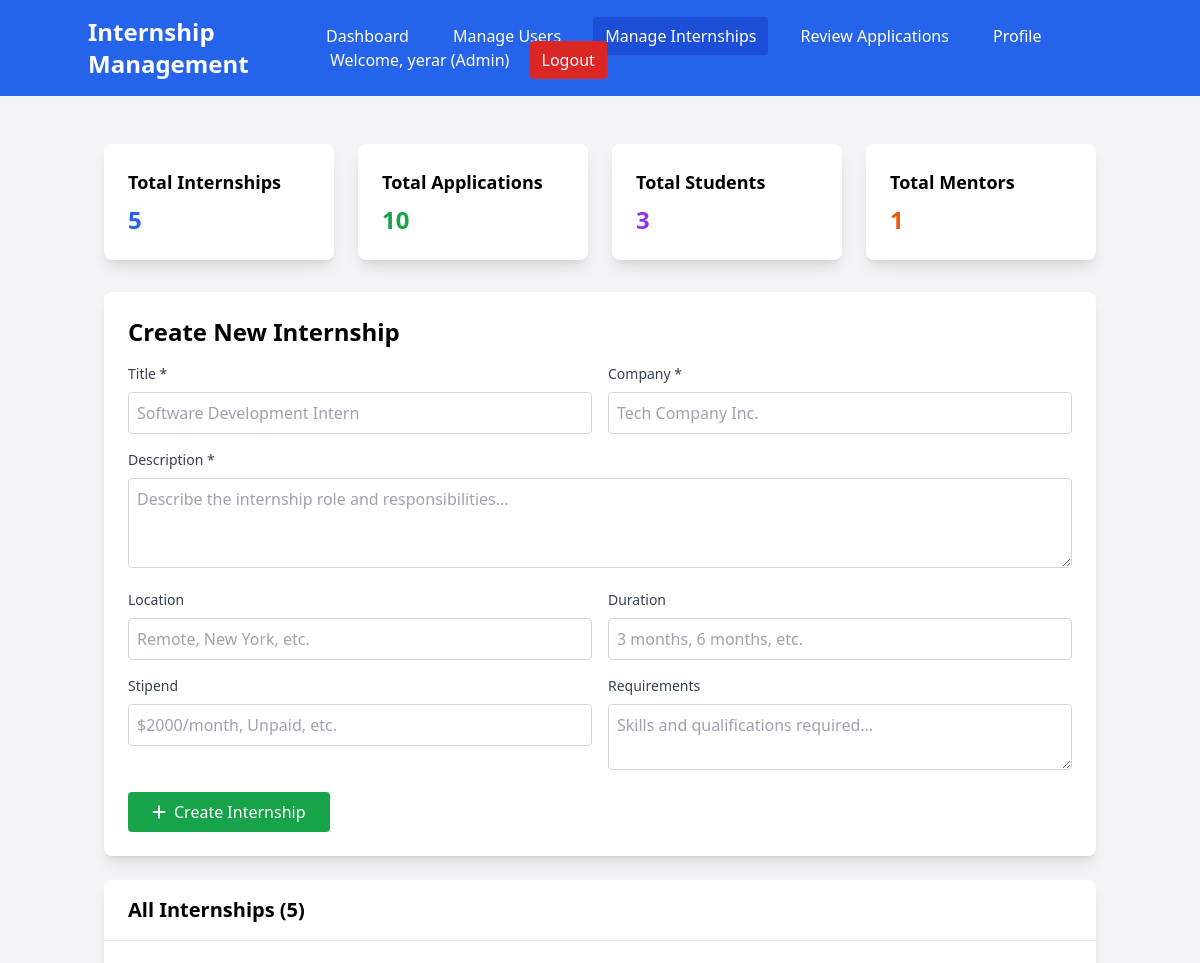
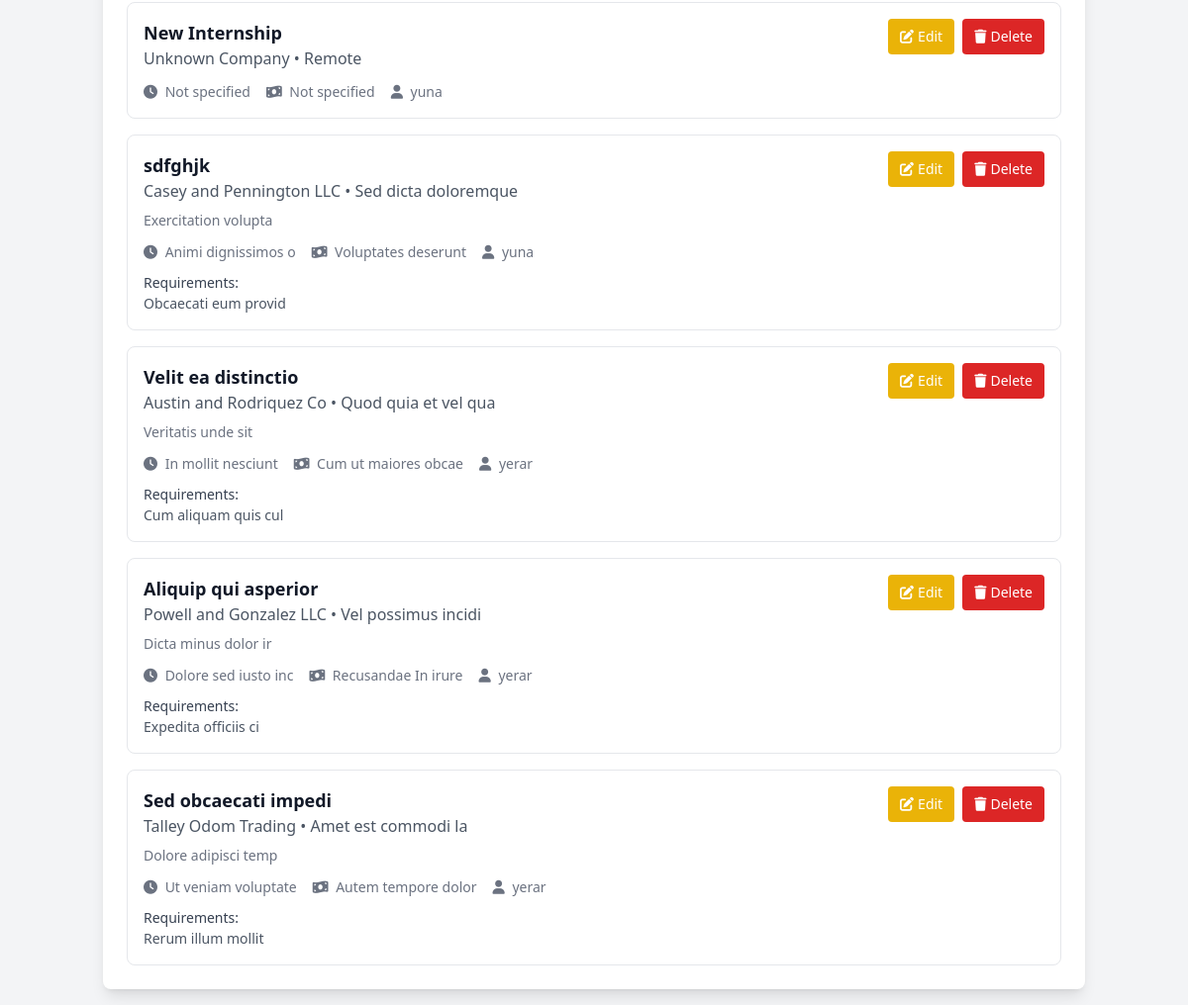
The page /admin/internships (signed in) on the database as committed earlier (2 pictures, top to bottom).
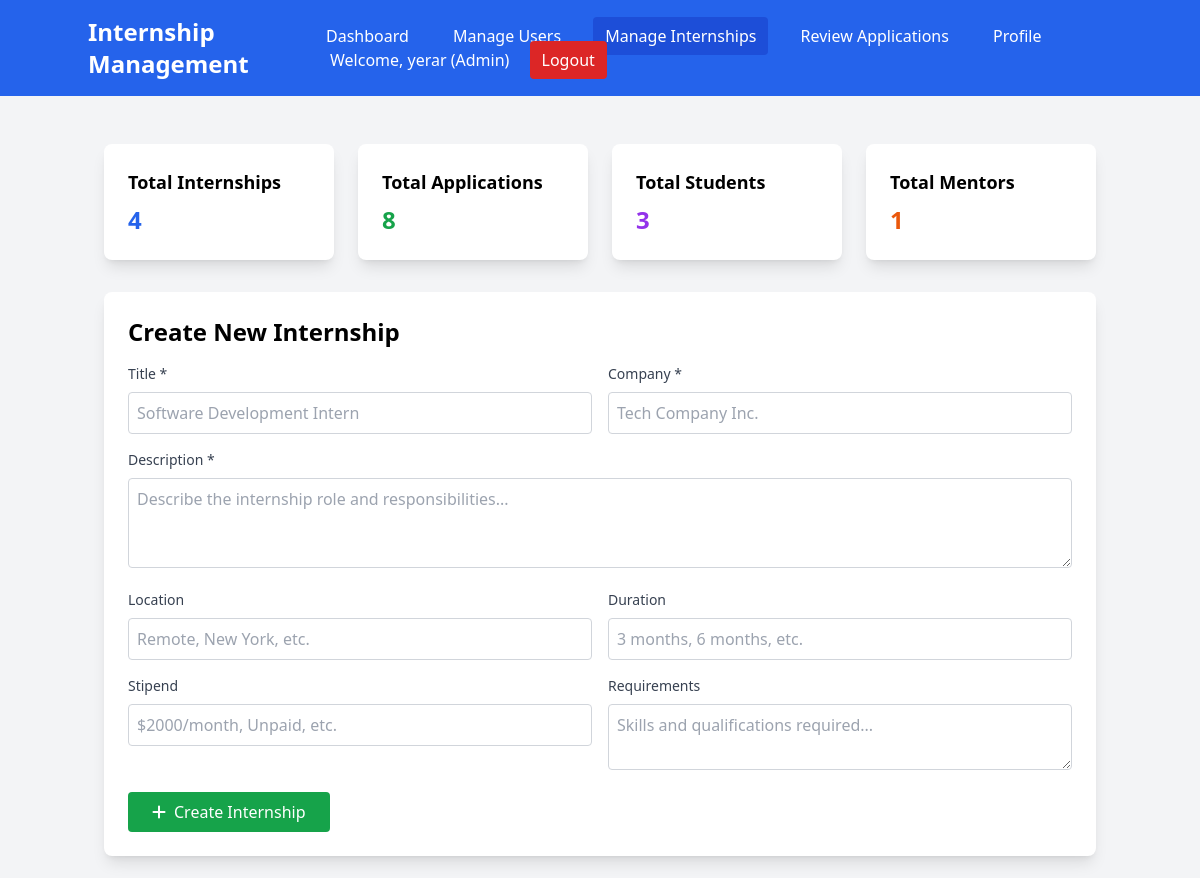
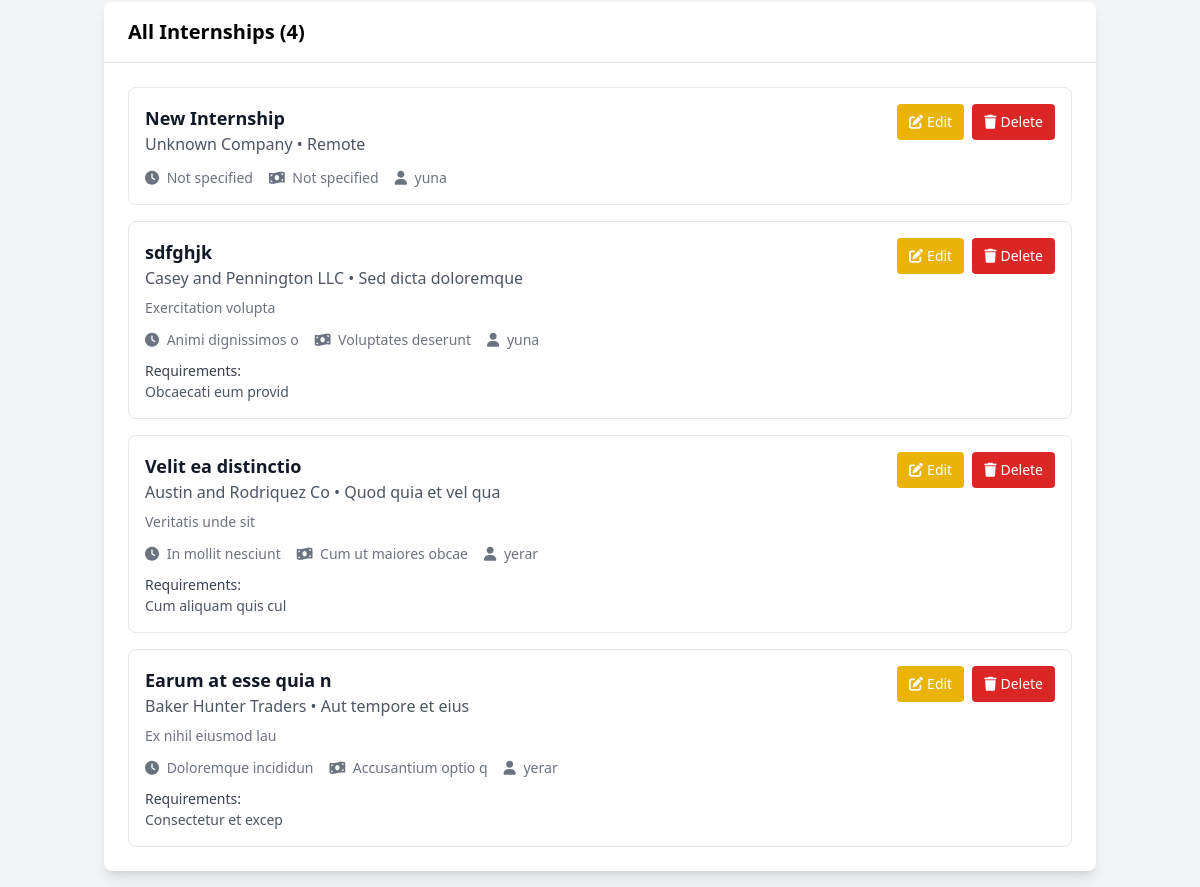
The same page on the database as committed later (2 pictures, top to bottom).
### models.py (models this page shows)
class Internship(Base):
    __tablename__ = "internships"
    id = Column(Integer, primary_key=True, index=True)
    title = Column(String(255), nullable=False)
    description = Column(Text)
    company = Column(String(255), nullable=False)
    location = Column(String(255))
    duration = Column(String(100))
    stipend = Column(String(100))
    requirements = Column(Text)
    created_by = Column(Integer, ForeignKey("users.id"))
    created_at = Column(DateTime(timezone=True), server_default=func.now())
    is_active = Column(Boolean, default=True)
    deadline = Column(DateTime(timezone=True))
    creator = relationship("User", back_populates="created_internships")
    applications = relationship("InternshipApplication", back_populates="internship")
    tasks = relationship("Task", back_populates="internship")
    feedback = relationship("Feedback", back_populates="internship")

class User(Base):
    __tablename__ = "users"
    id = Column(Integer, primary_key=True, index=True)
    email = Column(String(255), unique=True, index=True, nullable=False)
    hashed_password = Column(String(255), nullable=False)
    full_name = Column(String(255), nullable=False)
    role = Column(Enum(UserRole), nullable=False, default=UserRole.STUDENT)
    phone = Column(String(20))
    department = Column(String(255))
    profile_picture = Column(String(500), default="default_avatar.png")
    created_at = Column(DateTime(timezone=True), server_default=func.now())
    is_active = Column(Boolean, default=True)
    created_internships = relationship("Internship", back_populates="creator")
    applications = relationship("InternshipApplication", back_populates="student")
    assigned_tasks = relationship("Task", foreign_keys="Task.student_id", back_populates="student")
    assigned_by_tasks = relationship("Task", foreign_keys="Task.assigned_by", back_populates="assigner")
    student_feedback = relationship("Feedback", foreign_keys="Feedback.student_id", back_populates="student")
    mentor_feedback = relationship("Feedback", foreign_keys="Feedback.mentor_id", back_populates="mentor")

### app.py (the view)
@app.get("/admin/internships", response_class=HTMLResponse)
async def admin_internships_page(request: Request, db: Session = Depends(get_db)):
    try:
        user = await get_current_user_from_cookie(request, db)
        if user.role != "admin":
            return RedirectResponse("/dashboard?error=Access denied")
        internships = db.query(models.Internship).all()
        stats = crud.get_system_stats(db)
        return templates.TemplateResponse("admin_internships.html", {
            "request": request,
            "user": user,
            "internships": internships,
            "stats": stats
        })
    except Exception as e:
        print(f"Admin internships page error: {e}")
        return RedirectResponse("/login")

### templates/admin_internships.html (shortened to what the changed rows need)
<!DOCTYPE html>
<html>
<head>
    <script src="https://cdn.tailwindcss.com"></script>
    <link href="https://cdnjs.cloudflare.com/ajax/libs/font-awesome/6.0.0/css/all.min.css" rel="stylesheet">
</head>
<body class="bg-gray-100">
    <nav class="bg-blue-600 text-white p-4">
        <div class="container mx-auto flex justify-between items-center">
            <h1 class="text-2xl font-bold">Internship Management</h1>
        </div>
    </nav>
    <div class="container mx-auto mt-8 p-4">
        <div class="grid grid-cols-1 md:grid-cols-4 gap-6 mb-8">
            <div class="bg-white p-6 rounded-lg shadow-lg">
                <h3 class="text-lg font-semibold mb-2">Total Internships</h3>
                <p class="text-2xl font-bold text-blue-600">{{ internships|length }}</p>
            </div>
            <div class="bg-white p-6 rounded-lg shadow-lg">
                <h3 class="text-lg font-semibold mb-2">Total Applications</h3>
                <p class="text-2xl font-bold text-green-600">{{ stats.total_applications }}</p>
            </div>
        </div>
        <div class="bg-white rounded-lg shadow-lg p-6 mb-6">
            <h2 class="text-2xl font-bold mb-4">Create New Internship</h2>
        </div>
        <div class="bg-white rounded-lg shadow-lg">
            <div class="px-6 py-4 border-b border-gray-200">
                <h2 class="text-xl font-semibold">All Internships ({{ internships|length }})</h2>
            </div>
            <div class="p-6">
                {% if internships %}
                <div class="space-y-4">
                    {% for internship in internships %}
                    <div class="border border-gray-200 rounded-lg p-4" id="internship-{{ internship.id }}">
                        <div class="flex justify-between items-start">
                            <div class="flex-1">
                                <h3 class="text-lg font-semibold text-gray-900">{{ internship.title }}</h3>
                                <p class="text-gray-600">{{ internship.company }} • {{ internship.location or 'Remote' }}</p>
                                <p class="text-sm text-gray-500 mt-2">{{ internship.description }}</p>
                                <div class="flex items-center mt-3 space-x-4 text-sm text-gray-500">
                                    <span><i class="fas fa-clock mr-1"></i> {{ internship.duration or 'Not specified' }}</span>
                                    <span><i class="fas fa-money-bill-wave mr-1"></i> {{ internship.stipend or 'Not specified' }}</span>
                                    <span><i class="fas fa-user mr-1"></i> {{ internship.creator.full_name if internship.creator else 'Unknown' }}</span>
                                </div>
                                {% if internship.requirements %}
                                <div class="mt-2">
                                    <span class="text-sm font-medium text-gray-700">Requirements:</span>
                                    <p class="text-sm text-gray-600">{{ internship.requirements }}</p>
                                </div>
                                {% endif %}
                            </div>
                            <div class="flex space-x-2 ml-4">
                                <button onclick="editInternship('{{ internship.id }}')"
                                    class="bg-yellow-500 text-white px-3 py-2 rounded text-sm hover:bg-yellow-600 transition">
                                    <i class="fas fa-edit mr-1"></i>Edit
                                </button>
                                <button onclick="deleteInternship('{{ internship.id }}')"
                                    class="bg-red-600 text-white px-3 py-2 rounded text-sm hover:bg-red-700 transition">
                                    <i class="fas fa-trash mr-1"></i>Delete
                                </button>
                            </div>
                        </div>
                    </div>
                    {% endfor %}
                </div>
                {% else %}
                <div class="text-center py-8">
                    <i class="fas fa-briefcase text-gray-400 text-4xl mb-4"></i>
                    <p class="text-gray-500 text-lg">No internships found.</p>
                    <p class="text-gray-400">Create your first internship using the form above.</p>
                </div>
                {% endif %}
            </div>
        </div>
    </div>
</body>
</html>

Rows that differ between the two databases and show on the page:
removed Internship: title "Aliquip qui asperior", company "Powell and Gonzalez LLC", location "Vel possimus incidi", description "Dicta minus dolor ir", duration "Dolore sed iusto inc", stipend "Recusandae In irure", creator "yerar", requirements "Expedita officiis ci"
removed Internship: title "Sed obcaecati impedi", company "Talley Odom Trading", location "Amet est commodi la", description "Dolore adipisci temp", duration "Ut veniam voluptate", stipend "Autem tempore dolor", creator "yerar", requirements "Rerum illum mollit"
added Internship: title "Earum at esse quia n", company "Baker Hunter Traders", location "Aut tempore et eius", description "Ex nihil eiusmod lau", duration "Doloremque incididun", stipend "Accusantium optio q", creator "yerar", requirements "Consectetur et excep"
Other text that changed with them:
{{ internships|length }}: "5" → "4"
{{ stats.total_applications }}: "10" → "8"
